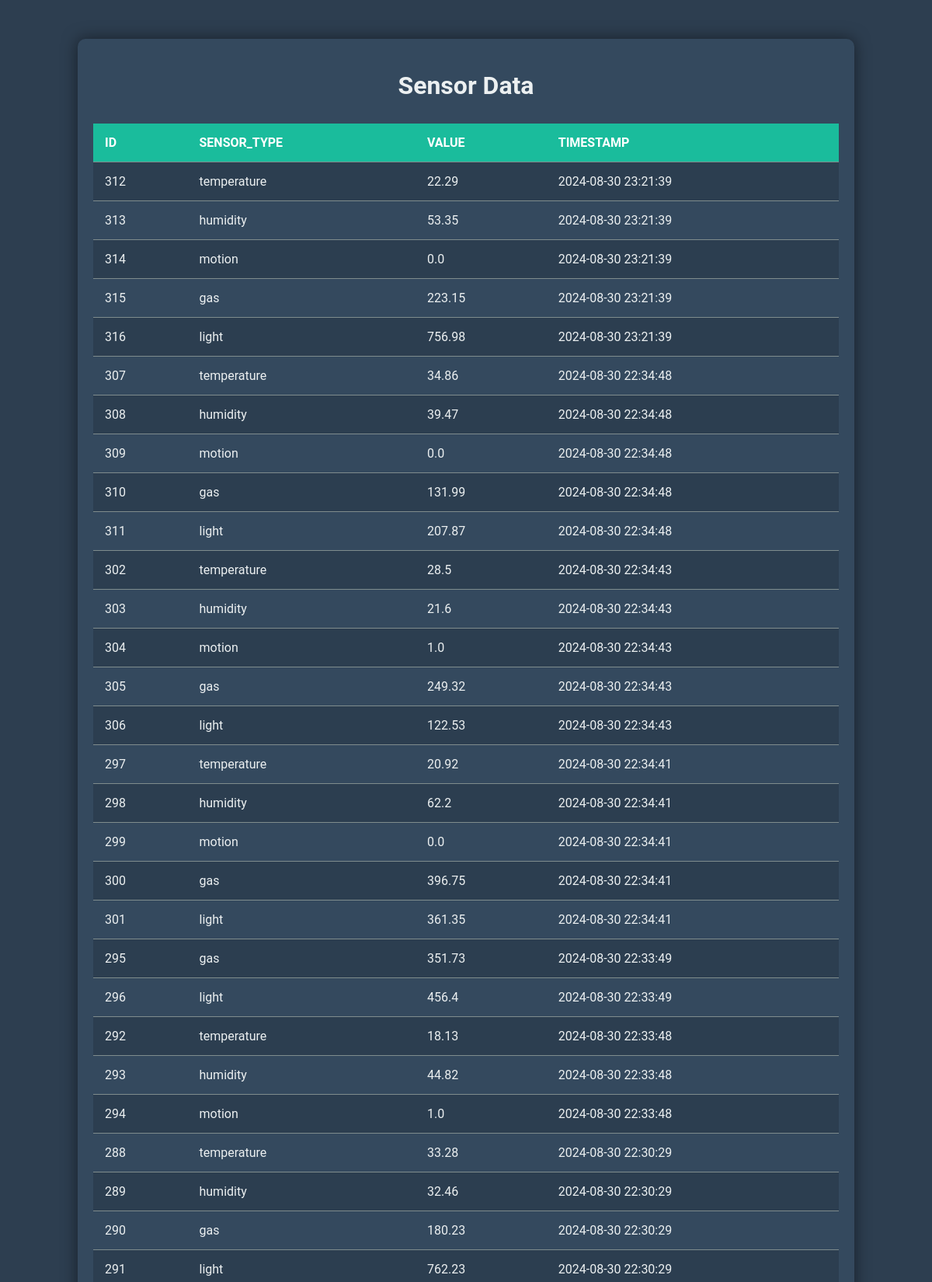
/sensor_data (upper part), run on the app's committed database.
### tables this page shows
CREATE TABLE sensor_data (
            id INTEGER PRIMARY KEY AUTOINCREMENT,
            sensor_type TEXT NOT NULL,
            value REAL NOT NULL,
            timestamp TEXT NOT NULL
        );

### app.py (the view)
@app.route('/sensor_data')
def sensor_data():
    data = SensorData.get_all()  # rbtem todos os dados dos sensores
    return render_template('data.html', data=data, title="Sensor Data")

### home_monitoring/database.py (called while the page is built)
def get_db_connection():
    conn = sqlite3.connect('home_monitoring.db')
    conn.row_factory = sqlite3.Row  # Permite acessar colunas por nome
    return conn

### home_monitoring/models.py (called while the page is built)
    @staticmethod
    def get_all():
        conn = get_db_connection()
        cursor = conn.cursor()
        cursor.execute('SELECT * FROM sensor_data ORDER BY timestamp DESC')  # Seleciona todos os dados de sensores
        data = cursor.fetchall()  # Recupera todos os registros
        conn.close()  # Fecha a conexao com o banco de dados
        return data  # Retorna os dados

### templates/data.html (shortened to what this page needs)
<!DOCTYPE html>
<html lang="en">
<head>
    <link rel="stylesheet" href="{{ url_for('static', filename='data_styles.css') }}">
</head>
<body>
    <div class="container">
        <h1>{{ title }}</h1>
        <div class="table-container">
            <table>
                <thead>
                    <tr>
                        {% for column in data[0].keys() %}
                        <th>{{ column }}</th>
                        {% endfor %}
                    </tr>
                </thead>
                <tbody id="data-table">
                    {% for row in data %}
                    <tr>
                        {% for value in row %}
                        <td>{{ value }}</td>
                        {% endfor %}
                    </tr>
                    {% endfor %}
                </tbody>
            </table>
        </div>
    </div>
</body>
</html>

### static/data_styles.css (style rules this page uses)
body { font-family: 'Roboto', sans-serif; background-color: #2d3e50; color: #ecf0f1; margin: 0; padding: 0; }
.container { width: 80%; margin: 50px auto; padding: 20px; background-color: #34495e; border-radius: 10px; box-shadow: 0 0 20px rgba(0, 0, 0, 0.5); }
h1 { text-align: center; margin-bottom: 30px; color: #ecf0f1; }
.table-container { overflow-x: auto; }
table { width: 100%; border-collapse: collapse; margin-bottom: 20px; }
th, td { padding: 15px; text-align: left; border-bottom: 1px solid #7f8c8d; }
th { background-color: #1abc9c; color: white; font-weight: bold; text-transform: uppercase; }
tr:nth-child(odd) td { background-color: #2c3e50; }
tr:nth-child(even) td { background-color: #34495e; }
td { color: #ecf0f1; transition: background-color 0.3s ease; }

### data on the page
sensor_data: id "312", sensor_type "temperature", value "22.29", timestamp "2024-08-30 23:21:39"
sensor_data: id "313", sensor_type "humidity", value "53.35", timestamp "2024-08-30 23:21:39"
sensor_data: id "314", sensor_type "motion", value "0.0", timestamp "2024-08-30 23:21:39"
sensor_data: id "315", sensor_type "gas", value "223.15", timestamp "2024-08-30 23:21:39"
sensor_data: id "316", sensor_type "light", value "756.98", timestamp "2024-08-30 23:21:39"
sensor_data: id "307", sensor_type "temperature", value "34.86", timestamp "2024-08-30 22:34:48"
sensor_data: id "308", sensor_type "humidity", value "39.47", timestamp "2024-08-30 22:34:48"
sensor_data: id "309", sensor_type "motion", value "0.0", timestamp "2024-08-30 22:34:48"
sensor_data: id "310", sensor_type "gas", value "131.99", timestamp "2024-08-30 22:34:48"
sensor_data: id "311", sensor_type "light", value "207.87", timestamp "2024-08-30 22:34:48"
sensor_data: id "302", sensor_type "temperature", value "28.5", timestamp "2024-08-30 22:34:43"
sensor_data: id "303", sensor_type "humidity", value "21.6", timestamp "2024-08-30 22:34:43"
sensor_data: id "304", sensor_type "motion", value "1.0", timestamp "2024-08-30 22:34:43"
sensor_data: id "305", sensor_type "gas", value "249.32", timestamp "2024-08-30 22:34:43"
sensor_data: id "306", sensor_type "light", value "122.53", timestamp "2024-08-30 22:34:43"
sensor_data: id "297", sensor_type "temperature", value "20.92", timestamp "2024-08-30 22:34:41"
sensor_data: id "298", sensor_type "humidity", value "62.2", timestamp "2024-08-30 22:34:41"
sensor_data: id "299", sensor_type "motion", value "0.0", timestamp "2024-08-30 22:34:41"
sensor_data: id "300", sensor_type "gas", value "396.75", timestamp "2024-08-30 22:34:41"
sensor_data: id "301", sensor_type "light", value "361.35", timestamp "2024-08-30 22:34:41"
sensor_data: id "295", sensor_type "gas", value "351.73", timestamp "2024-08-30 22:33:49"
sensor_data: id "296", sensor_type "light", value "456.4", timestamp "2024-08-30 22:33:49"
sensor_data: id "292", sensor_type "temperature", value "18.13", timestamp "2024-08-30 22:33:48"
sensor_data: id "293", sensor_type "humidity", value "44.82", timestamp "2024-08-30 22:33:48"
sensor_data: id "294", sensor_type "motion", value "1.0", timestamp "2024-08-30 22:33:48"
sensor_data: id "288", sensor_type "temperature", value "33.28", timestamp "2024-08-30 22:30:29"
sensor_data: id "289", sensor_type "humidity", value "32.46", timestamp "2024-08-30 22:30:29"
sensor_data: id "290", sensor_type "gas", value "180.23", timestamp "2024-08-30 22:30:29"
sensor_data: id "291", sensor_type "light", value "762.23", timestamp "2024-08-30 22:30:29"

### other printed values
{{ title }} "Sensor Data"
{{ column }} "ID" "SENSOR_TYPE" "VALUE" "TIMESTAMP"
